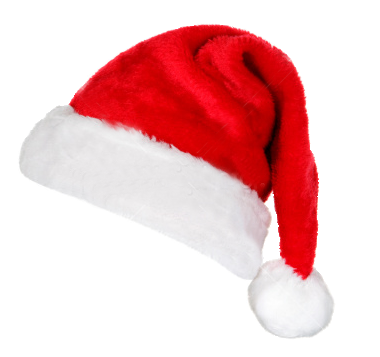
#> input picture engine/res/christmas_hat.png, 380 x 357 px, given in place of the camera
$ python engine_main.py
#> lines starting #> are read from the running program, lines starting #| are printed output that depends on the picture; after the words box and inside, x2 and y2 are one past the last pixel; in counts of white or black regions, pixels touching at a corner belong together
#> further down, img is the input picture: shape (357, 380, 3); mean B, G, R 197.3, 195.7, 240
### engine/edges/edge_detector.py
import numpy as np
import cv2
from engine.engine_main import BaseTarget


class EdgeDetector(BaseTarget):
    def __init__(self, ):
        pass

    def process(self, img):
        gr = cv2.cvtColor(img, cv2.COLOR_BGR2GRAY)
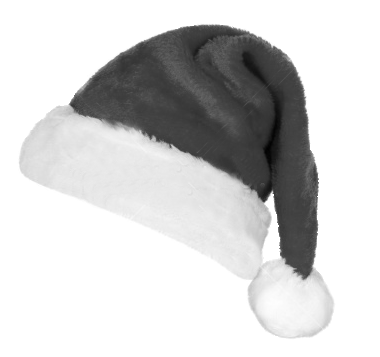
#> gr: shape (357, 380); min 1, max 255, mean 209.1
        b = cv2.GaussianBlur(gr, (3, 3), 0)
        v = np.median(b)
#> v = 255
        lower = int(max(0, (0.66) * v))
#> lower = 168
        upper = int(min(255, (1.33) * v))
#> upper = 255
        return cv2.Canny(b, lower, upper)
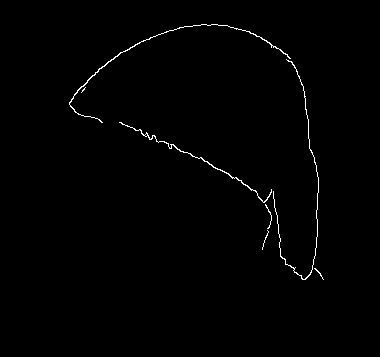
#> returned value: shape (357, 380); 0.78% white in thin lines or dots, all inside (x1, y1, x2, y2) = (69, 24, 324, 280)

### engine/engine_main.py
import threading
import time
from queue import Queue

import cv2

input_frames_queue = Queue(10)
out_put_frames_queue = Queue(10)


class ImageGrabber(threading.Thread):
    def __init__(self):
        threading.Thread.__init__(self)
        self.cam = cv2.VideoCapture(0)

    # [5 lines left out: function run, not called in this run]


class ImageDisplayer(threading.Thread):
    def __init__(self):
        threading.Thread.__init__(self)

    # [8 lines left out: function run, not called in this run]

class ImageProcessor(threading.Thread):
    def __init__(self, target):
        threading.Thread.__init__(self)
        self.target = target

    # [9 lines left out: function run, not called in this run]

class BaseTarget(object):
    def process(self, img):
        raise NotImplementedError("Please Implement this method")

if __name__ == '__main__':
    import numpy as np
    from engine.edges.edge_detector import EdgeDetector


    target = EdgeDetector()
    cam = cv2.VideoCapture(0)
    while True:
        _, img = cam.read()
        p = target.process(img)
        cv2.imshow('frame', p)
        key = cv2.waitKey(1) & 0xFF
#> (key Esc is pressed here)
